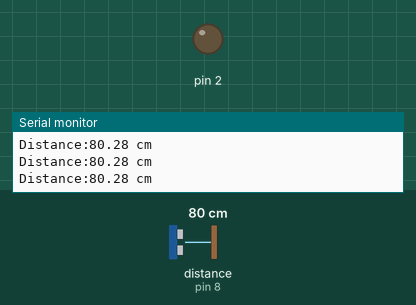
Simulated run of this sketch. Board: Arduino Uno, built with avr-gcc and run on an emulated ATmega328P. Shown: output pins drawn as LEDs (lit = HIGH), the last lines printed to the serial monitor. Wiring (inferred from the names in the program): ultrasonic range finder: trigger pin 7; echo pin 8. The test bench sets the inputs (shaded band); at power-on: distance to the obstacle (sensor on pin 8) 80 cm. The echo pulse lasts 58.3 µs per cm; pins used as bus, display or sensor lines are not drawn.

Above: at 1.2 s.
1.3 s: distance to the obstacle (sensor on pin 8) set to 63 cm
4.3 s: distance to the obstacle (sensor on pin 8) set to 57 cm
At 5.5 s:
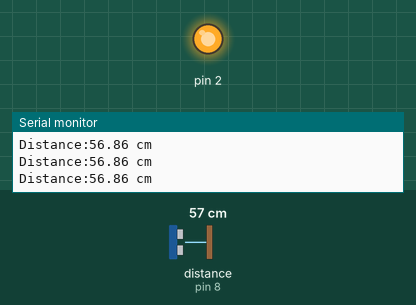
5.8 s: distance to the obstacle (sensor on pin 8) set to 299 cm
At 6.3 s:
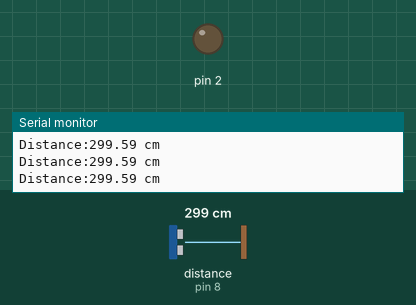
7.4 s: distance to the obstacle (sensor on pin 8) set to 2 cm
At 7.9 s:
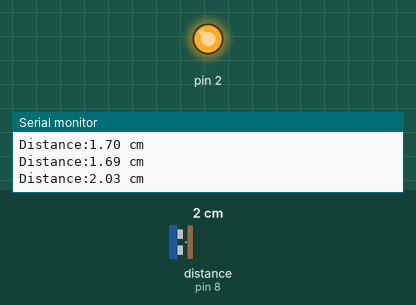
Timing chart, 0 to 9.9 s (numbered marks = the images above; inputs shaded):
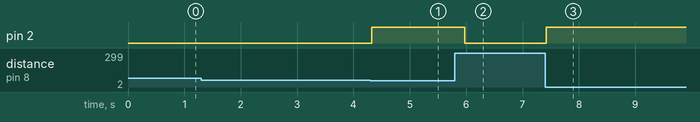

Measured:
- the behaviour switches between 61 and 60 cm on distance to the obstacle (sensor on pin 8) (found by bisection; images 0 and 1)
- after the input at 4.3 s, pin 2: LOW → HIGH at once
- after the input at 5.8 s, pin 2: HIGH → LOW after 0.17 s
- after the input at 7.4 s, pin 2: LOW → HIGH at once

The sketch:

Ultrasonic-Sensor-LED.ino
```cpp
int TRIG = 7;  //Trigは7番Pinを利用

int ECHO = 8;  //Echoは8番Pinを利用


double duration = 0;
double distance = 0;
double diff_dis = 0;
double speed_of_sound = 331.5 + 0.6 * 21; // 21℃の気温の想定


void setup() {

  Serial.begin( 9600 );
  pinMode(ECHO, INPUT );
  pinMode(TRIG, OUTPUT );
  pinMode(2, OUTPUT);

}


void loop() {

  digitalWrite(TRIG, LOW);

  delayMicroseconds(2); //↑しっかりと、TrigをLOWに

  digitalWrite( TRIG, HIGH );

  delayMicroseconds( 10 );//↑Trigを10μ秒HIGHに

  digitalWrite( TRIG, LOW );//↑しっかりと、TrigをLOWに

  //↓往復にかかった時間が返却される[マイクロ秒]

  duration = pulseIn( ECHO, HIGH );

  digitalWrite(2, LOW);


  if (duration > 0) {

    duration = duration / 2; // 片道の時間を求める


    distance = duration * speed_of_sound * 100 / 1000000;


    Serial.print("Distance:");

    Serial.print(distance);

    Serial.println(" cm");


  }

  if(distance <= 60 ){
    digitalWrite(2, HIGH);
    delay(200);
  }
} 
```
